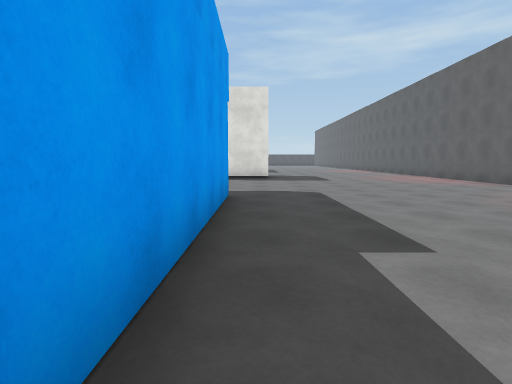
view 1 (above)

22 first-person views from a walk through a Unity game level. The camera is 1.3 m above the floor, tilts 6° down and sees 80° across. The floor is counted in squares, 2 m on a side. Each view is taken from the middle of a square. On the plan, view 1 faces up. The plan holds only what a view shows up to about 10 squares ahead; the rest is blank. The place goes on beyond the plan. The player is left out. Some animated figures are not drawn. Some surface patterns are stand-ins.

view 2
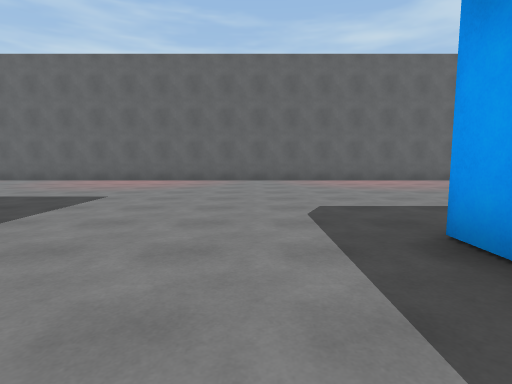

view 3
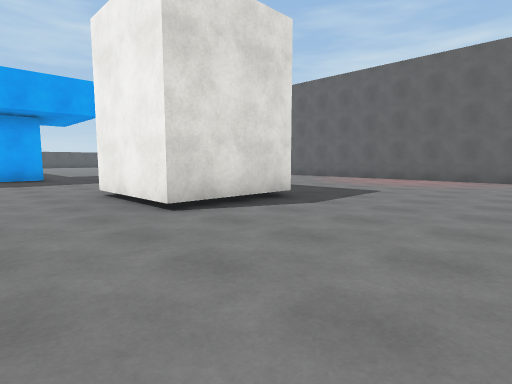

view 4
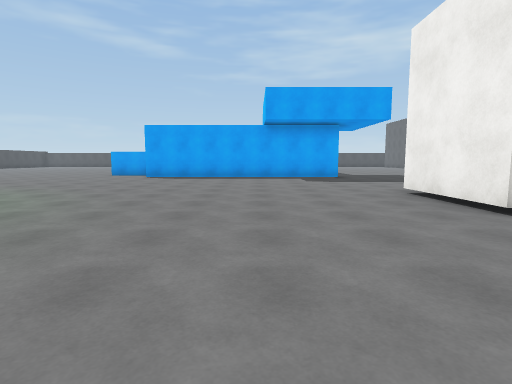

view 5
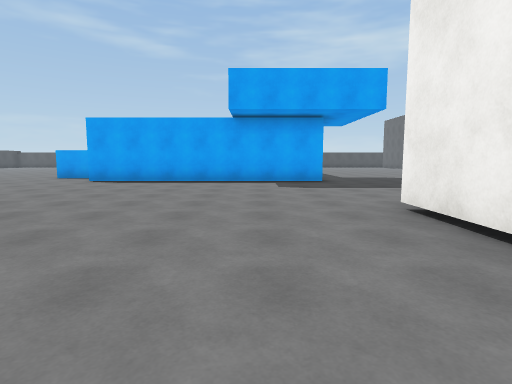

view 6
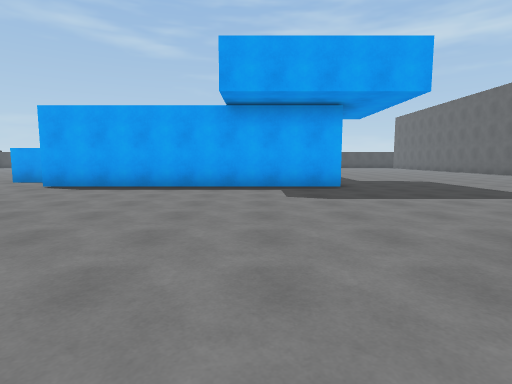

view 7
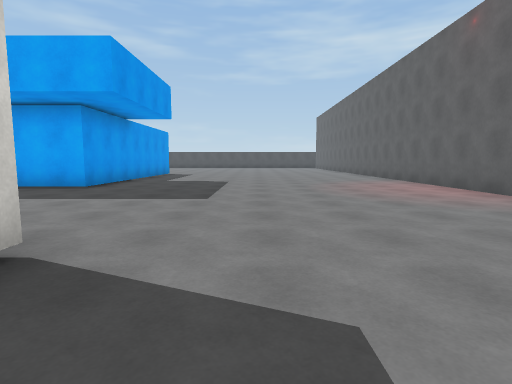

view 8
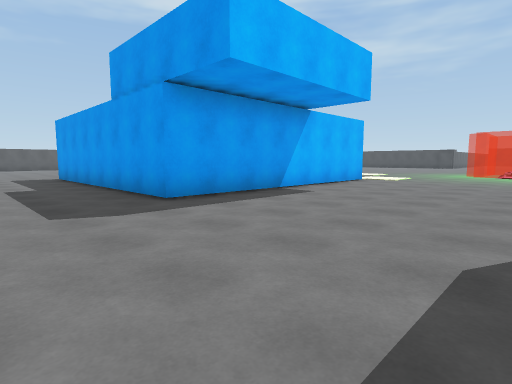

view 9
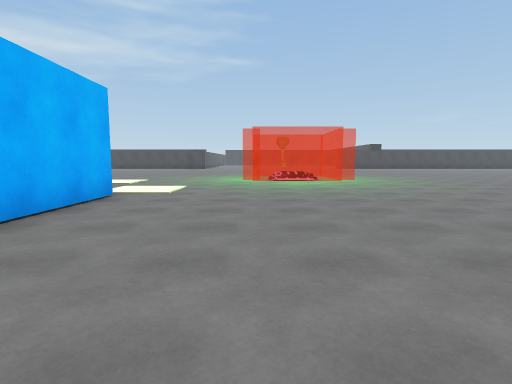

view 10
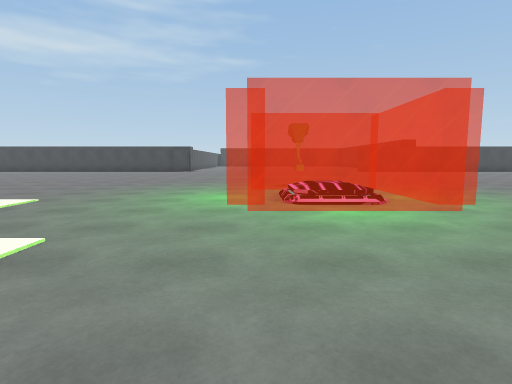

view 11
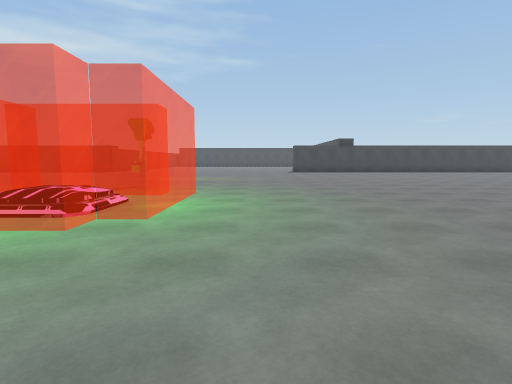

view 12
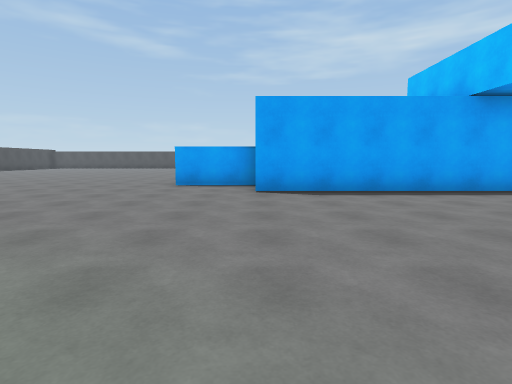

view 13
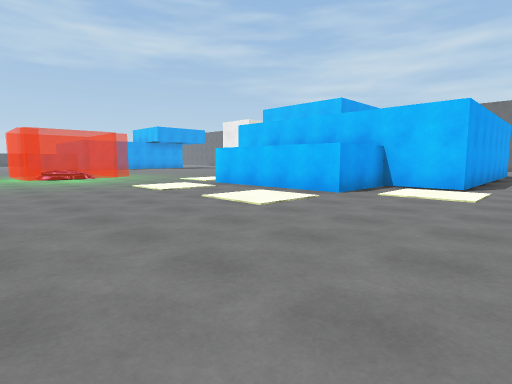

view 14
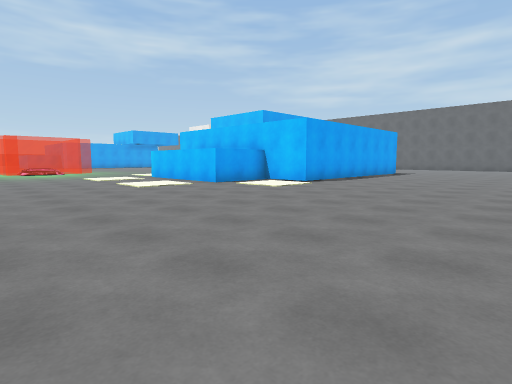

view 15
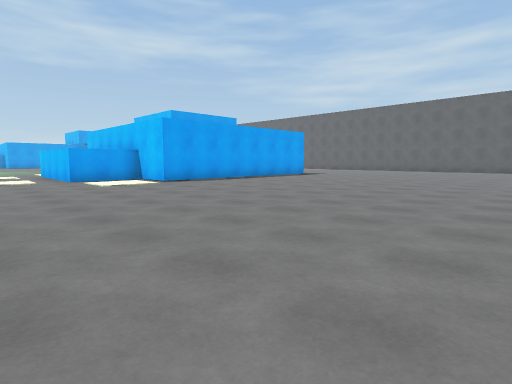

view 16
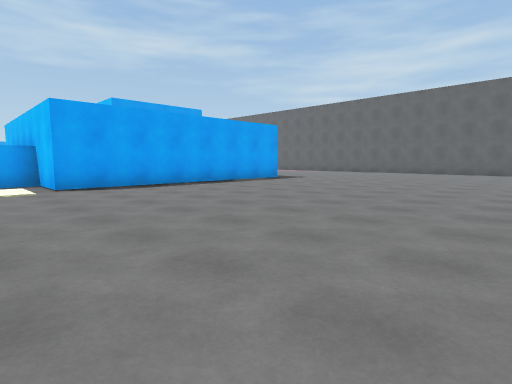

view 17
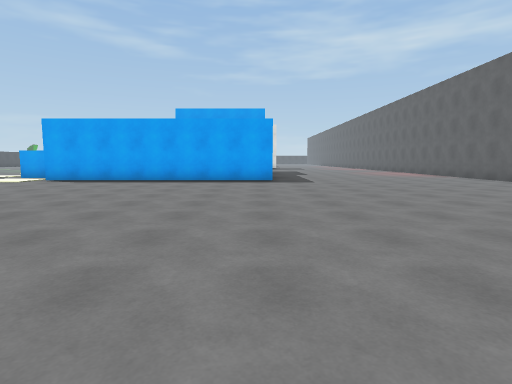

view 18
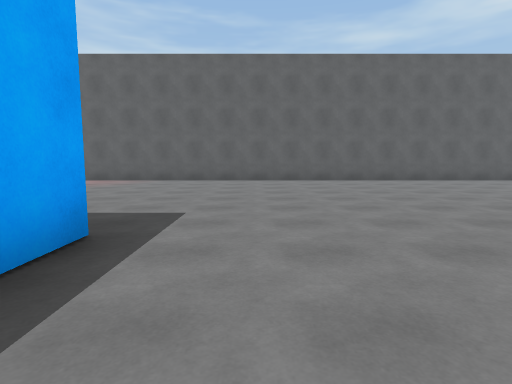

view 19
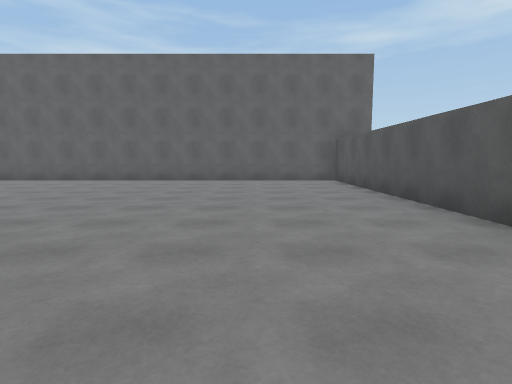

view 20
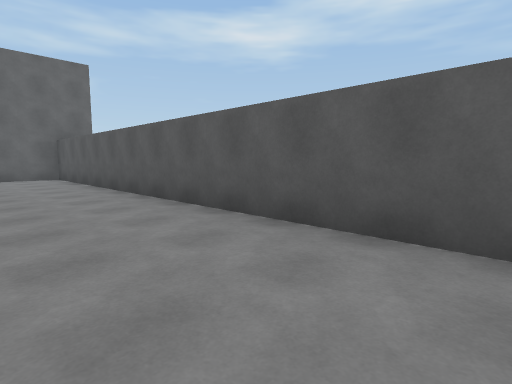

view 21
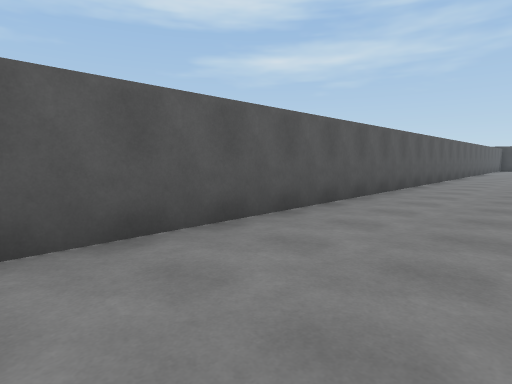

view 22
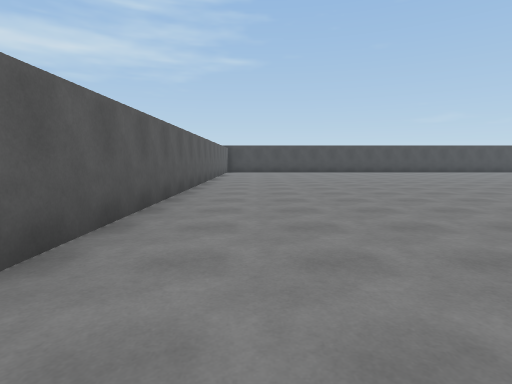

### Floor plan
Key: @ floor where view 1 was taken; # wall or solid block; . floor; = window, fence, low wall or low ledge; O other object.
Columns run from 18 left of view 1 to 7 right of it. Each row starts with its distance up from view 1.
 21   .....         #........#
 20   .....###      #........#
 19 .........#      #........#
 18 .........########........#
 17 .........................#
 16 .........................#
 15 .........................#
 14 .........................#
 13 ................###......#
 12 ................# #......#
 11 .....===........###......#
 10 .....===.................#
  9 ...O.=O=.................#
  8 .....===.................#
  7 .........................#
  6 .........................#
  5 ...........#######.......#
  4 .........#       #.......#
  3  ........#       #.......#
  2  ........#       #...  ..#
  1  ........#       #..  ...#
  0    ......###     #@......#
 -1    ........#######.......#
 -2    ......................#
 -3    ......................#
 -4 .........................#
 -5 .........................#
 -6 .........................#
 -7 .........................#
 -8 .........................#
 -9 .........................#
-10 .........................#
-11 .........................#
-12 .........................#
-13 ##########################

Where each view was taken, in squares from view 1:
view 1: 0 up, 0 right, facing up
view 2: 7 up, 3 left, facing right
view 3: 7 up, 4 left, facing up-right
view 4: 7 up, 5 left, facing up
view 5: 9 up, 4 left, facing up
view 6: 11 up, 4 left, facing up
view 7: 11 up, 2 right, facing up
view 8: 10 up, 2 right, facing down-left
view 9: 8 up, 2 left, facing left
view 10: 8 up, 7 left, facing left
view 11: 12 up, 8 left, facing left
view 12: 12 up, 9 left, facing up
view 13: 3 down, 15 left, facing up-right
view 14: 7 down, 15 left, facing up-right
view 15: 10 down, 12 left, facing up-right
view 16: 9 down, 9 left, facing up-right
view 17: 11 down, 1 left, facing up
view 18: 3 down, 3 left, facing right
view 19: 10 down, 3 left, facing right
view 20: 10 down, 5 left, facing down-right
view 21: 10 down, 2 left, facing down-left
view 22: 11 down, 8 left, facing left
